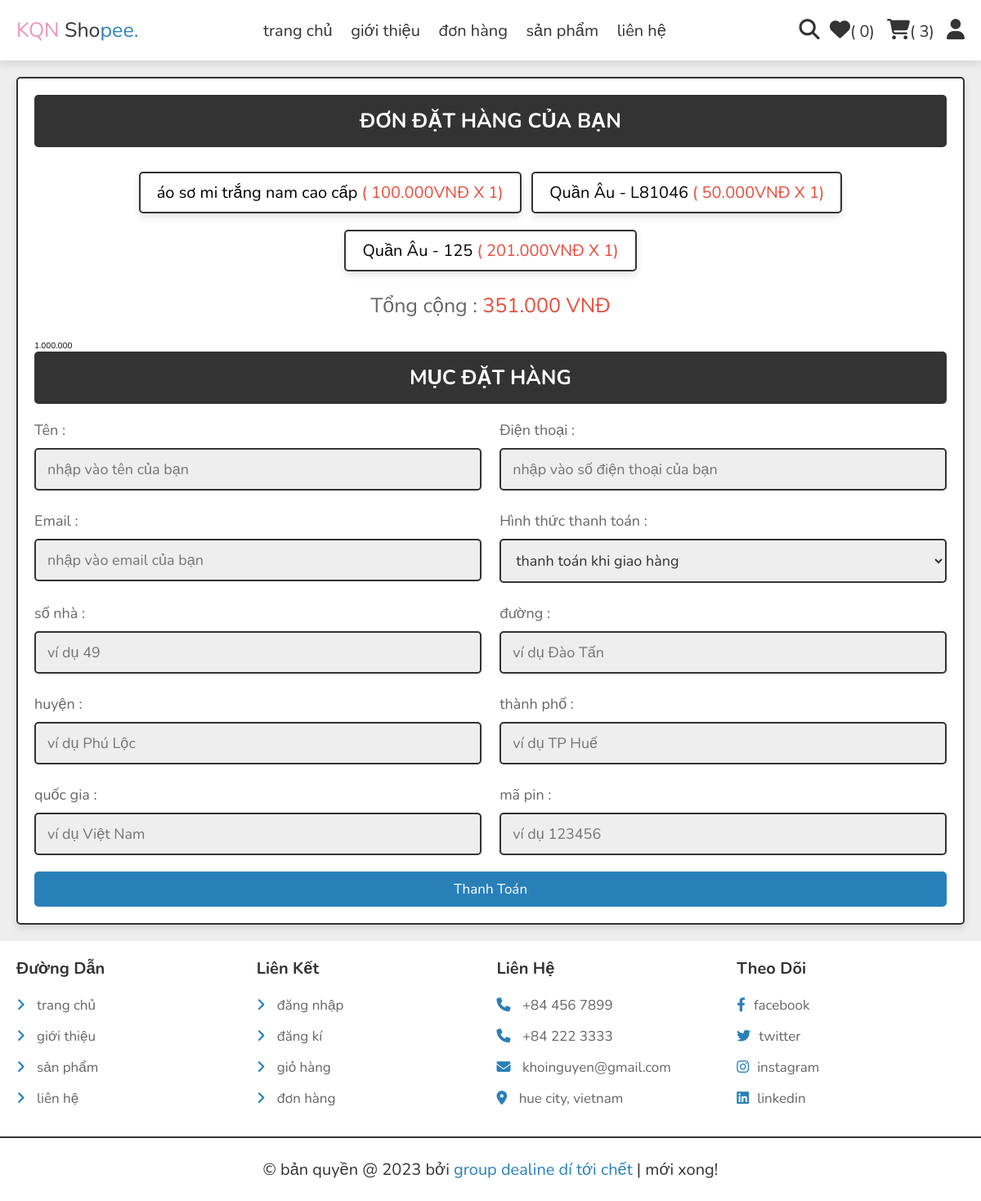
Screenshot of /checkout.php (signed in) with the database file from the repository.
### tables this page shows
CREATE TABLE `cart` (
  `id` int NOT NULL AUTO_INCREMENT,
  `user_id` int NOT NULL,
  `pid` int NOT NULL,
  `name` varchar(100) NOT NULL,
  `price` decimal(15,3) NOT NULL,
  `quantity` int NOT NULL,
  `image` varchar(100) NOT NULL,
  PRIMARY KEY (`id`)
);

### checkout.php (the view, shortened to what this page needs)
<?php
include 'components/connect.php';
if (isset($_SESSION['user_id'])) {
   $user_id = $_SESSION['user_id'];
} else {
   $user_id = '';
   header('location:user_login.php');
}
?>
<!DOCTYPE html>
<html lang="en">
<head>
   <link rel="stylesheet" href="https://cdnjs.cloudflare.com/ajax/libs/font-awesome/6.1.1/css/all.min.css">
   <link rel="stylesheet" href="css/style.css">
</head>
<body>
   <?php include 'components/user_header.php'; ?>
   <section class="checkout-orders">
      <form action="" method="POST">
         <h3>đơn đặt hàng của bạn</h3>
         <div class="display-orders">
            <?php
            $grand_total = 0;
            $select_cart = $conn->prepare("SELECT * FROM `cart` WHERE user_id = ?");
            $select_cart->execute([$user_id]);
            if ($select_cart->rowCount() > 0) {
               while ($fetch_cart = $select_cart->fetch(PDO::FETCH_ASSOC)) {
                  $grand_total += ($fetch_cart['price'] * $fetch_cart['quantity']);
                  ?>
                  <p>
                     <?= $fetch_cart['name']; ?> <span>(
                        <?= $fetch_cart['price'] . 'VNĐ ' . 'X ' . $fetch_cart['quantity']; ?>)
                     </span>
                  </p>
                  <?php
               }
            } else {
               echo '<p class="empty">giỏ hàng của bạn đang trống!</p>';
            }
            ?>
            <div class="grand-total">Tổng cộng : <span>
                  <?= formatCurrency($grand_total) ?>.000 VNĐ
               </span></div>
         </div>
         <?php
         function formatCurrency($amount)
         {
            return number_format($amount, 0, ',', '.');
         }
         $grand_total = 1000000;
         echo formatCurrency($grand_total);
         ?>
         <h3>Mục đặt hàng</h3>
         <div class="flex">
            <div class="inputBox">
               <span>Tên :</span>
               <input type="text" name="name" placeholder="nhập vào tên của bạn" class="box" maxlength="20" required>
            </div>
            <div class="inputBox">
               <span>Điện thoại :</span>
               <input type="number" name="number" placeholder="nhập vào số điện thoại của bạn" class="box" min="0"
                  max="9999999999" onkeypress="if(this.value.length == 10) return false;" required>
            </div>
            <div class="inputBox">
               <span>Email :</span>
               <input type="email" name="email" placeholder="nhập vào email của bạn" class="box" maxlength="50"
                  required>
            </div>
            <div class="inputBox">
               <span>Hình thức thanh toán :</span>
               <select name="method" class="box" required>
                  <option value="thanh toán khi giao hàng">
                     thanh toán khi giao hàng</option>
               </select>
            </div>
            <div class="inputBox">
               <span>số nhà :</span>
               <input type="text" name="flat" placeholder="ví dụ 49" class="box" maxlength="50" required>
            </div>
            <div class="inputBox">
               <span>đường :</span>
               <input type="text" name="street" placeholder="ví dụ Đào Tấn" class="box" maxlength="50" required>
            </div>
            <div class="inputBox">
               <span>huyện :</span>
               <input type="text" name="state" placeholder="ví dụ Phú Lộc" class="box" maxlength="50" required>
            </div>
            <div class="inputBox">
               <span>thành phố :</span>
               <input type="text" name="city" placeholder="ví dụ TP Huế" class="box" maxlength="50" required>
            </div>
            <div class="inputBox">
               <span>
                  quốc gia :</span>
               <input type="text" name="country" placeholder="ví dụ Việt Nam" class="box" maxlength="50" required>
            </div>
            <div class="inputBox">
               <span>mã pin :</span>
               <input type="number" min="0" name="pin_code" placeholder="ví dụ 123456" min="0" max="999999"
                  onkeypress="if(this.value.length == 6) return false;" class="box" required>
            </div>
         </div>
         <input type="submit" name="order" class="btn <?= ($grand_total > 1) ? '' : 'disabled'; ?>" value="thanh toán">
      </form>
   </section>
   <?php include 'components/footer.php'; ?>
</body>
</html>

### css/style.css (style rules this page uses)
:root { --main-color:#2980b9; --orange:#f39c12; --red:#e74c3c; --black:#333; --white:#fff; --light-color:#666; --light-bg:#eee; --border:.2rem solid var(--black); --box-shadow:0 .5rem 1rem rgba(0,0,0,.1); }
* { font-family: 'Nunito', sans-serif; margin:0; padding:0; box-sizing: border-box; outline: none; border:none; text-decoration: none; }
html { font-size: 62.5%; overflow-x: hidden; }
body { background-color: var(--light-bg); }
section { padding:2rem; max-width: 1200px; margin:0 auto; }
.btn, .delete-btn, .option-btn { display: block; width: 100%; margin-top: 1rem; border-radius: .5rem; padding:1rem 3rem; font-size: 1.7rem; text-transform: capitalize; color:var(--white); cursor: pointer; text-align: center; }
.btn { background-color: var(--main-color); }
.display-orders { text-align: center; padding-bottom: 0; }
.display-orders p { display: inline-block; padding:1rem 2rem; margin:1rem .5rem; font-size: 2rem; text-align: center; border:var(--border); background-color: var(--white); box-shadow: var(--box-shadow); border-radius: .5rem; }
.display-orders p span { color:var(--red); }
.display-orders .grand-total { margin-top: 1.5rem; margin-bottom: 2.5rem; font-size: 2.5rem; color:var(--light-color); }
.display-orders .grand-total span { color:var(--red); }
.checkout-orders form { padding:2rem; border:var(--border); background-color: var(--white); box-shadow: var(--box-shadow); border-radius: .5rem; }
.checkout-orders form h3 { border-radius: .5rem; background-color: var(--black); color:var(--white); padding:1.5rem 1rem; text-align: center; text-transform: uppercase; margin-bottom: 2rem; font-size: 2.5rem; }
.checkout-orders form .flex { display: flex; flex-wrap: wrap; gap:1.5rem; justify-content: space-between; }
.checkout-orders form .flex .inputBox { width: 49%; }
.checkout-orders form .flex .inputBox .box { width: 100%; border:var(--border); border-radius: .5rem; font-size: 1.8rem; color:var(--black); padding:1.2rem 1.4rem; margin:1rem 0; background-color: var(--light-bg); }
.checkout-orders form .flex .inputBox span { font-size: 1.8rem; color:var(--light-color); }

### rows the page displays
cart: name "áo sơ mi trắng nam cao cấp", price "100.000", quantity "1"
cart: name "Quần Âu - L81046", price "50.000", quantity "1"
cart: name "Quần Âu - 125", price "201.000", quantity "1"

### other values shown
$total_wishlist_counts "0"
$total_cart_counts "3"
formatCurrency($grand_total) "351"
formatCurrency($grand_total) "1.000.000"
